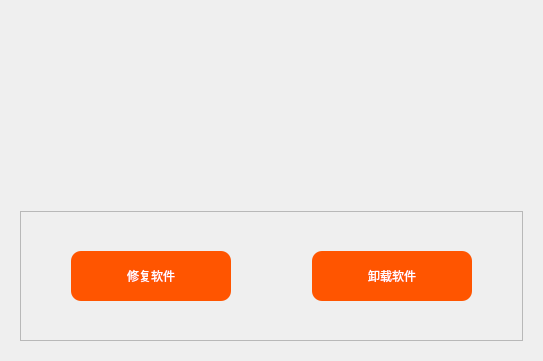
<?xml version="1.0" encoding="UTF-8"?>
<ui version="4.0">
 <class>UNinstaller</class>
 <widget class="QDialog" name="UNinstaller">
  <property name="geometry">
   <rect>
    <x>0</x>
    <y>0</y>
    <width>543</width>
    <height>361</height>
   </rect>
  </property>
  <property name="windowTitle">
   <string>Dialog</string>
  </property>
  <layout class="QVBoxLayout" name="verticalLayout">
   <item>
    <widget class="QStackedWidget" name="stackedWidget">
     <property name="currentIndex">
      <number>0</number>
     </property>
     <widget class="QWidget" name="page">
      <layout class="QVBoxLayout" name="verticalLayout_2">
       <item>
        <spacer name="verticalSpacer">
         <property name="orientation">
          <enum>Qt::Vertical</enum>
         </property>
         <property name="sizeHint" stdset="0">
          <size>
           <width>20</width>
           <height>186</height>
          </size>
         </property>
        </spacer>
       </item>
       <item>
        <widget class="QFrame" name="frame_uninstall">
         <property name="minimumSize">
          <size>
           <width>0</width>
           <height>130</height>
          </size>
         </property>
         <property name="maximumSize">
          <size>
           <width>16777215</width>
           <height>130</height>
          </size>
         </property>
         <property name="frameShape">
          <enum>QFrame::StyledPanel</enum>
         </property>
         <property name="frameShadow">
          <enum>QFrame::Raised</enum>
         </property>
         <layout class="QHBoxLayout" name="horizontalLayout_7">
          <property name="spacing">
           <number>0</number>
          </property>
          <property name="leftMargin">
           <number>50</number>
          </property>
          <property name="topMargin">
           <number>0</number>
          </property>
          <property name="rightMargin">
           <number>50</number>
          </property>
          <property name="bottomMargin">
           <number>0</number>
          </property>
          <item>
           <widget class="QPushButton" name="pushButton_repair">
            <property name="minimumSize">
             <size>
              <width>160</width>
              <height>50</height>
             </size>
            </property>
            <property name="maximumSize">
             <size>
              <width>160</width>
              <height>50</height>
             </size>
            </property>
            <property name="styleSheet">
             <string notr="true">QPushButton
{
color: white;
font: 400 15px &quot;微软雅黑&quot;;
border-radius: 10px;
background-color: rgb(255, 85, 0);
}

QPushButton:hover
{
background-color: #404244;
}</string>
            </property>
            <property name="text">
             <string>修复软件</string>
            </property>
           </widget>
          </item>
          <item>
           <spacer name="horizontalSpacer_5">
            <property name="orientation">
             <enum>Qt::Horizontal</enum>
            </property>
            <property name="sizeHint" stdset="0">
             <size>
              <width>195</width>
              <height>20</height>
             </size>
            </property>
           </spacer>
          </item>
          <item>
           <widget class="QPushButton" name="pushButton_uninstall">
            <property name="minimumSize">
             <size>
              <width>160</width>
              <height>50</height>
             </size>
            </property>
            <property name="maximumSize">
             <size>
              <width>160</width>
              <height>50</height>
             </size>
            </property>
            <property name="styleSheet">
             <string notr="true">QPushButton
{
color: white;
font: 400 15px &quot;微软雅黑&quot;;
border-radius: 10px;
background-color: rgb(255, 85, 0);
}

QPushButton:hover
{
background-color: #404244;
}</string>
            </property>
            <property name="text">
             <string>卸载软件</string>
            </property>
           </widget>
          </item>
         </layout>
        </widget>
       </item>
      </layout>
     </widget>
     <widget class="QWidget" name="page_2"/>
    </widget>
   </item>
  </layout>
 </widget>
 <resources/>
 <connections/>
</ui>
